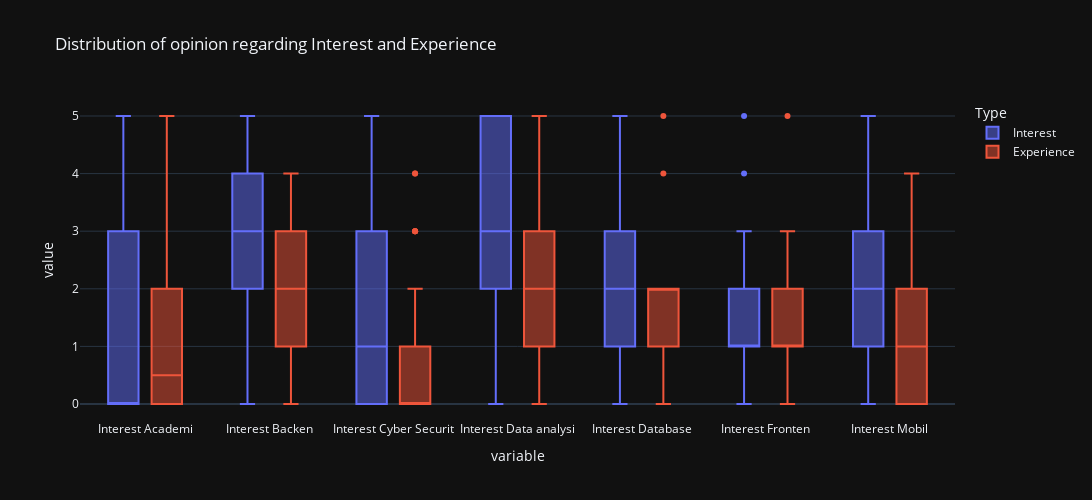

The cell this chart's notebook holds for it:
### Code cell
fig = px.box(df_int_ex, color="Type", boxmode="group", title="Distribution of opinion regarding Interest and Experience")
fig.update_layout(width=1500, height=500)

### Figure 1 — Plotly figure (JSON) as saved in the notebook; plotly's stock layout.template omitted (floating-point values rounded to 4 significant figures; data arrays with more than 128 entries replaced by an {"elided": "..."} marker saying what was removed)
{"data": [{"alignmentgroup": "True", "hovertemplate": "Type=Interest<br>variable=%{x}<br>value=%{y}<extra></extra>", "legendgroup": "Interest", "marker": {"color": "#636efa"}, "name": "Interest", "notched": false, "offsetgroup": "Interest", "orientation": "v", "showlegend": true, "type": "box", "x": {"elided": "210 str values"}, "x0": " ", "xaxis": "x", "y": {"elided": "210 int values"}, "y0": " ", "yaxis": "y"}, {"alignmentgroup": "True", "hovertemplate": "Type=Experience<br>variable=%{x}<br>value=%{y}<extra></extra>", "legendgroup": "Experience", "marker": {"color": "#EF553B"}, "name": "Experience", "notched": false, "offsetgroup": "Experience", "orientation": "v", "showlegend": true, "type": "box", "x": {"elided": "210 str values"}, "x0": " ", "xaxis": "x", "y": {"elided": "210 int values"}, "y0": " ", "yaxis": "y"}], "layout": {"boxmode": "group", "height": 500, "legend": {"title": {"text": "Type"}, "tracegroupgap": 0}, "title": {"text": "Distribution of opinion regarding Interest and Experience"}, "width": 1500, "xaxis": {"anchor": "y", "domain": [0, 1], "title": {"text": "variable"}}, "yaxis": {"anchor": "x", "domain": [0, 1], "title": {"text": "value"}}}}
